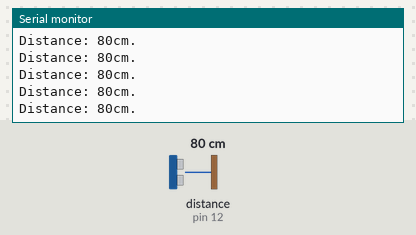
Simulated run of this sketch. Board: Arduino Uno, built with avr-gcc and run on an emulated ATmega328P. On the bench: the last lines printed to the serial monitor. Wiring (inferred from the names in the program): ultrasonic range finder: trigger pin 13; echo pin 12. The test bench sets the inputs (shaded band); at power-on: distance to the obstacle (sensor on pin 12) 80 cm. The echo pulse lasts 58.3 µs per cm.

Above: at 1.2 s.
1.3 s: distance to the obstacle (sensor on pin 12) set to 2 cm
At 1.71 s:
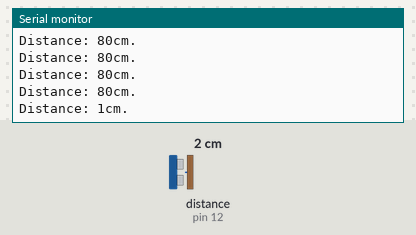
4.3 s: distance to the obstacle (sensor on pin 12) set to 4 cm
At 4.47 s:
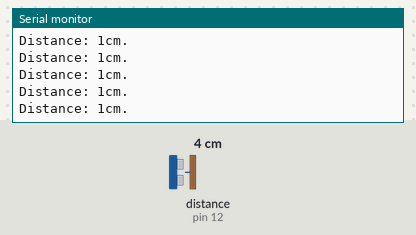
Timing chart, 0 to 7.3 s (numbered marks = the images above; inputs shaded):
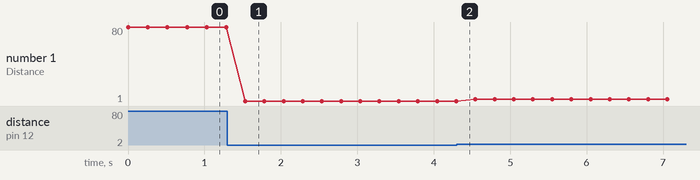

The sketch:

askisi5.ino
```cpp
int trig = 13;
int echo = 12;

void setup(void)
{
  pinMode(trig, OUTPUT);
  pinMode(echo, INPUT);

  Serial.begin(9600);
}

void loop(void)
{
  digitalWrite(trig, LOW);
  delayMicroseconds(2);
  digitalWrite(trig, HIGH);
  delayMicroseconds(10);
  digitalWrite(trig, LOW);

  unsigned long duration = pulseIn(echo, HIGH);

  int distance = duration / 29 / 2;

  Serial.print( "Distance: " + String(distance) + "cm.\r\n" );

  delay(250);
}
```

Measured:
- after the input at 1.3 s, the serial monitor: prints a new line after 0.23 s (image 1)
- plotted number 1: 80 → 1 after the input at 1.3 s, 1 → 3 after the input at 4.3 s
